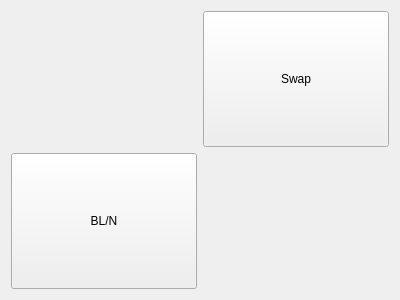
<?xml version="1.0" encoding="UTF-8"?>
<ui version="4.0">
 <class>ColorSelectionWidget</class>
 <widget class="QWidget" name="ColorSelectionWidget">
  <property name="geometry">
   <rect>
    <x>0</x>
    <y>0</y>
    <width>400</width>
    <height>300</height>
   </rect>
  </property>
  <property name="windowTitle">
   <string>Form</string>
  </property>
  <property name="toolTip">
   <string>&lt;html&gt;&lt;head/&gt;&lt;body&gt;&lt;p&gt;Choix des couleurs.&lt;/p&gt;&lt;p&gt;Cliquez sur une couleur pour ouvrir la boîte de dialogue de sélection de couleurss&lt;/p&gt;&lt;/body&gt;&lt;/html&gt;</string>
  </property>
  <layout class="QGridLayout" name="gridLayout">
   <item row="0" column="0">
    <widget class="QPushButton" name="m_FirstColorButton">
     <property name="sizePolicy">
      <sizepolicy hsizetype="Minimum" vsizetype="Minimum">
       <horstretch>0</horstretch>
       <verstretch>0</verstretch>
      </sizepolicy>
     </property>
     <property name="minimumSize">
      <size>
       <width>1</width>
       <height>10</height>
      </size>
     </property>
     <property name="text">
      <string/>
     </property>
     <property name="flat">
      <bool>true</bool>
     </property>
    </widget>
   </item>
   <item row="1" column="1">
    <widget class="QPushButton" name="m_SecondColorButton">
     <property name="sizePolicy">
      <sizepolicy hsizetype="Minimum" vsizetype="Minimum">
       <horstretch>0</horstretch>
       <verstretch>0</verstretch>
      </sizepolicy>
     </property>
     <property name="minimumSize">
      <size>
       <width>1</width>
       <height>10</height>
      </size>
     </property>
     <property name="text">
      <string/>
     </property>
     <property name="flat">
      <bool>true</bool>
     </property>
    </widget>
   </item>
   <item row="1" column="0">
    <widget class="QPushButton" name="m_DefaultColorButton">
     <property name="sizePolicy">
      <sizepolicy hsizetype="Minimum" vsizetype="Minimum">
       <horstretch>0</horstretch>
       <verstretch>0</verstretch>
      </sizepolicy>
     </property>
     <property name="minimumSize">
      <size>
       <width>1</width>
       <height>10</height>
      </size>
     </property>
     <property name="text">
      <string>BL/N</string>
     </property>
     <property name="flat">
      <bool>false</bool>
     </property>
    </widget>
   </item>
   <item row="0" column="1">
    <widget class="QPushButton" name="m_SwapButton">
     <property name="sizePolicy">
      <sizepolicy hsizetype="Minimum" vsizetype="Minimum">
       <horstretch>0</horstretch>
       <verstretch>0</verstretch>
      </sizepolicy>
     </property>
     <property name="minimumSize">
      <size>
       <width>1</width>
       <height>10</height>
      </size>
     </property>
     <property name="text">
      <string>Swap</string>
     </property>
     <property name="flat">
      <bool>false</bool>
     </property>
    </widget>
   </item>
  </layout>
 </widget>
 <resources/>
 <connections/>
</ui>
